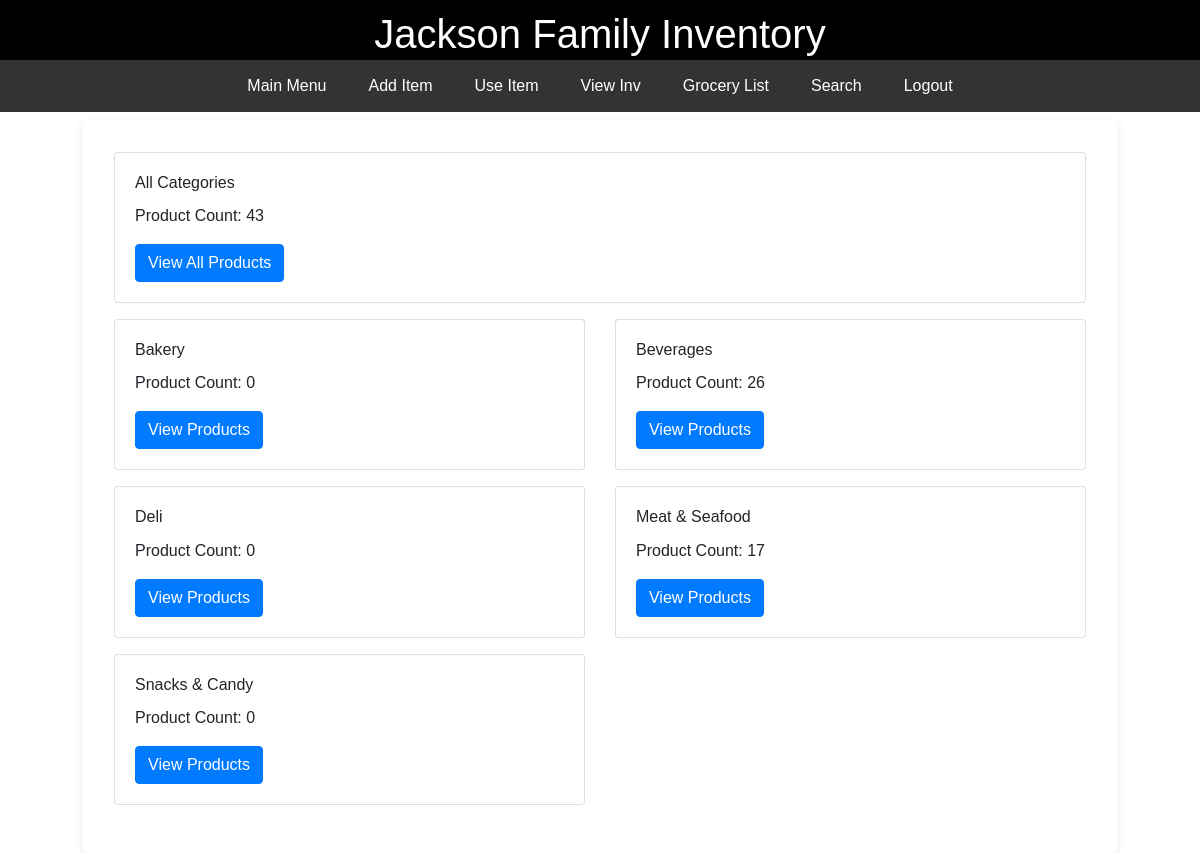
Screenshot of /items (signed in) with the database file from the repository.
### JacksonInventory/models.py (models this page shows)
class Category(db.Model):
    id = db.Column(db.Integer, primary_key=True)
    category = db.Column(db.String(75), unique=True)
    items = db.relationship('Item', backref='category', lazy=True)

### JacksonInventory/routes.py (the view)
@app.route('/items')
@login_required
def items_page():
    query = text('''
    SELECT c.id, c.category, COUNT(i.category_id) AS product_count
    FROM category c
    LEFT JOIN item i ON i.category_id = c.id
    GROUP BY c.id, c.category
    ORDER BY c.category
    ''')
    result = db.session.execute(query)
    categories = result.fetchall()
    total_product_count = db.session.query(func.count()).select_from(Item).scalar()
    return render_template('items.html', categories=categories, total_product_count=total_product_count)

### JacksonInventory/models.py (called while the page is built)
@login_manager.user_loader
def load_user(user_id):
    return User.query.get(int(user_id))

### JacksonInventory/routes.py (called while the page is built)
@app.context_processor
def base():
    form = SearchForm()
    return dict(form=form)

### JacksonInventory/templates/items.html (shortened to what this page needs)
{% extends 'base.html' %}
{% block content %}
<div class="main-content">
<div class="container">
  <div class="row justify-content-center">
    <div class="col-12">
      {% if categories %}
      <div class="card mb-3 item-card">
        <div class="row no-gutters">
          <div class="col-6">
            <div class="card-body">
              <h6 class="card-title">All Categories</h6>
              <p class="card-text">Product Count: {{ total_product_count }}</p>
              <a href="{{ url_for('all_categories_page') }}" class="btn btn-primary">View All Products</a>
            </div>
          </div>
        </div>
      </div>
      {% endif %}
      <div class="row">
        {% for category in categories %}
        <div class="col-6">
          <div class="card mb-3 item-card">
            <div class="row no-gutters">
              <div class="col-12">
                <div class="card-body">
                  <h6 class="card-title">{{ category[1] }}</h6>
                  <p class="card-text">Product Count: {{ category[2] }}</p>
                  <a href="{{ url_for('category_page', id=category[0]) }}" class="btn btn-primary">View Products</a>
                </div>
              </div>
            </div>
          </div>
        </div>
        {% endfor %}
      </div>
    </div>
  </div>
</div>
</div>
{% endblock %}

### JacksonInventory/templates/base.html (style rules this page uses)
body { margin: 0; font-family: Arial, sans-serif; }
.main-content { padding-top: 60px; display: flex; justify-content: center; align-items: center; flex-direction: column; }
.container { max-width: 1200px; margin: auto; padding: 2rem; background-color: white; border-radius: 8px; box-shadow: 0 2px 8px rgba(0, 0, 0, 0.1); }

### rows the page displays
Category: category "Bakery", category "0"
Category: category "Beverages", category "26"
Category: category "Deli", category "0"
Category: category "Meat & Seafood", category "17"
Category: category "Snacks & Candy", category "0"

### other values shown
{{ total_product_count }} "43"
